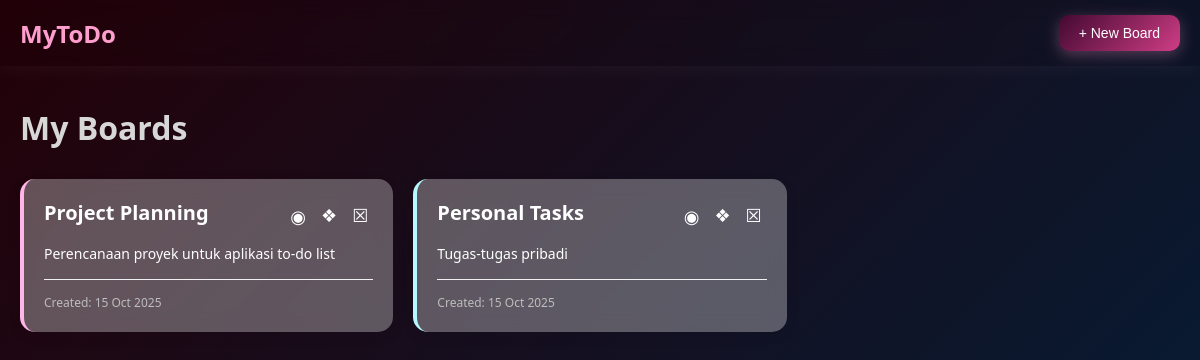
The page / on the database its author committed.
### tables this page shows
CREATE TABLE IF NOT EXISTS boards (
    id INT AUTO_INCREMENT PRIMARY KEY,
    title VARCHAR(255) NOT NULL,
    description TEXT,
    color VARCHAR(7) DEFAULT '#FFB5E8',
    created_at TIMESTAMP DEFAULT CURRENT_TIMESTAMP,
    updated_at TIMESTAMP DEFAULT CURRENT_TIMESTAMP ON UPDATE CURRENT_TIMESTAMP
);

### models/Board.php (called while the page is built, shortened)
<?php
class Board {
    private $conn;
    private $table = "boards";
    public function __construct($db) {
        $this->conn = $db;
    }
    public function read() {
        $query = "SELECT * FROM " . $this->table . " ORDER BY created_at DESC";
        $stmt = $this->conn->prepare($query);
        $stmt->execute();
        return $stmt;
    }
}
?>

### index.php (the view, shortened to what this page needs)
<?php
require_once 'models/Board.php';
$database = new Database();
$db = $database->getConnection();
$board = new Board($db);
$stmt = $board->read();
$boards = $stmt->fetchAll(PDO::FETCH_ASSOC);
?>
<!DOCTYPE html>
<html lang="id">
<head>
    <link rel="stylesheet" href="assets/css/style.css">
</head>
<body>
    <nav class="navbar">
        <div class="container">
            <h1 class="logo">MyToDo</h1>
            <button class="btn-primary" onclick="showCreateBoardModal()">+ New Board</button>
        </div>
    </nav>
    <div class="container main-content">
        <h2 class="page-title">My Boards</h2>
        <div class="boards-grid">
            <?php foreach ($boards as $b): ?>
            <div class="board-card" style="border-left: 4px solid <?= htmlspecialchars($b['color']) ?>">
                <div class="board-card-header">
                    <h3><?= htmlspecialchars($b['title']) ?></h3>
                    <div class="board-actions">
                        <a href="board.php?id=<?= $b['id'] ?>" class="btn-icon" title="Open">◉</a>
                        <button onclick="editBoard(<?= $b['id'] ?>, '<?= htmlspecialchars(addslashes($b['title'])) ?>', '<?= htmlspecialchars(addslashes($b['description'])) ?>', '<?= htmlspecialchars($b['color']) ?>')" class="btn-icon" title="Edit">❖</button>
                        <button onclick="deleteBoard(<?= $b['id'] ?>)" class="btn-icon" title="Delete">☒</button>
                    </div>
                </div>
                <p class="board-description"><?= htmlspecialchars($b['description']) ?></p>
                <div class="board-footer">
                    <small>Created: <?= date('d M Y', strtotime($b['created_at'])) ?></small>
                </div>
            </div>
            <?php endforeach; ?>
        </div>
    </div>
</body>
</html>

### assets/css/style.css (style rules this page uses)
* { margin: 0; padding: 0; box-sizing: border-box; }
body { font-family: 'Segoe UI', Tahoma, Geneva, Verdana, sans-serif; background: linear-gradient(135deg, #240108 0%, #01213d 100%); min-height: 100vh; color: #d7d7d7; }
.container { max-width: 1200px; margin: 0 auto; padding: 0 20px; }
.navbar { background: rgba(0, 0, 0, 0.05); backdrop-filter: blur(10px); box-shadow: 0 2px 20px rgba(252, 252, 252, 0.05); padding: 15px 0; position: sticky; top: 0; z-index: 100; }
.navbar .container { display: flex; justify-content: space-between; align-items: center; }
.logo { font-size: 24px; font-weight: 600; color: #FF9ECE; display: flex; align-items: center; gap: 8px; }
.btn-primary { background: linear-gradient(135deg, #430931 0%, #cf3d86 100%); color: white; border: none; padding: 10px 20px; border-radius: 10px; cursor: pointer; font-size: 14px; font-weight: 500; transition: transform 0.2s, box-shadow 0.2s; box-shadow: 0 4px 15px rgba(255, 158, 206, 0.3); }
.btn-icon { background: none; border: none; cursor: pointer; font-size: 18px; padding: 5px; transition: transform 0.2s; }
.main-content { padding: 40px 20px; }
.page-title { font-size: 32px; color: #d7d7d7; margin-bottom: 30px; font-weight: 600; }
.boards-grid { display: grid; grid-template-columns: repeat(auto-fill, minmax(300px, 1fr)); gap: 20px; }
.board-card { background: rgba(255, 255, 255, 0.311); backdrop-filter: blur(10px); border-radius: 15px; padding: 20px; box-shadow: 0 4px 15px rgba(0, 0, 0, 0.05); transition: transform 0.2s, box-shadow 0.2s; border-left: 4px solid #FFB5E8; }
.board-card-header { display: flex; justify-content: space-between; align-items: flex-start; margin-bottom: 10px; }
.board-card h3 { color: #ffffff; font-size: 20px; font-weight: 600; flex: 1; stroke-width: 10px; stroke: #000000; }
.board-actions { display: flex; gap: 5px; }
.board-actions a, button { text-decoration: none; color:#ffffff; }
.board-description { color: #ffffff; font-size: 14px; line-height: 1.5; margin-bottom: 15px; }
.board-footer { border-top: 1px solid #F0F0F0; padding-top: 10px; }
.board-footer small { color: #BDBDBD; font-size: 12px; }

### rows shown on the page
boards: title "Project Planning", description "Perencanaan proyek untuk aplikasi to-do list", created_at "15 Oct 2025"
boards: title "Personal Tasks", description "Tugas-tugas pribadi", created_at "15 Oct 2025"
